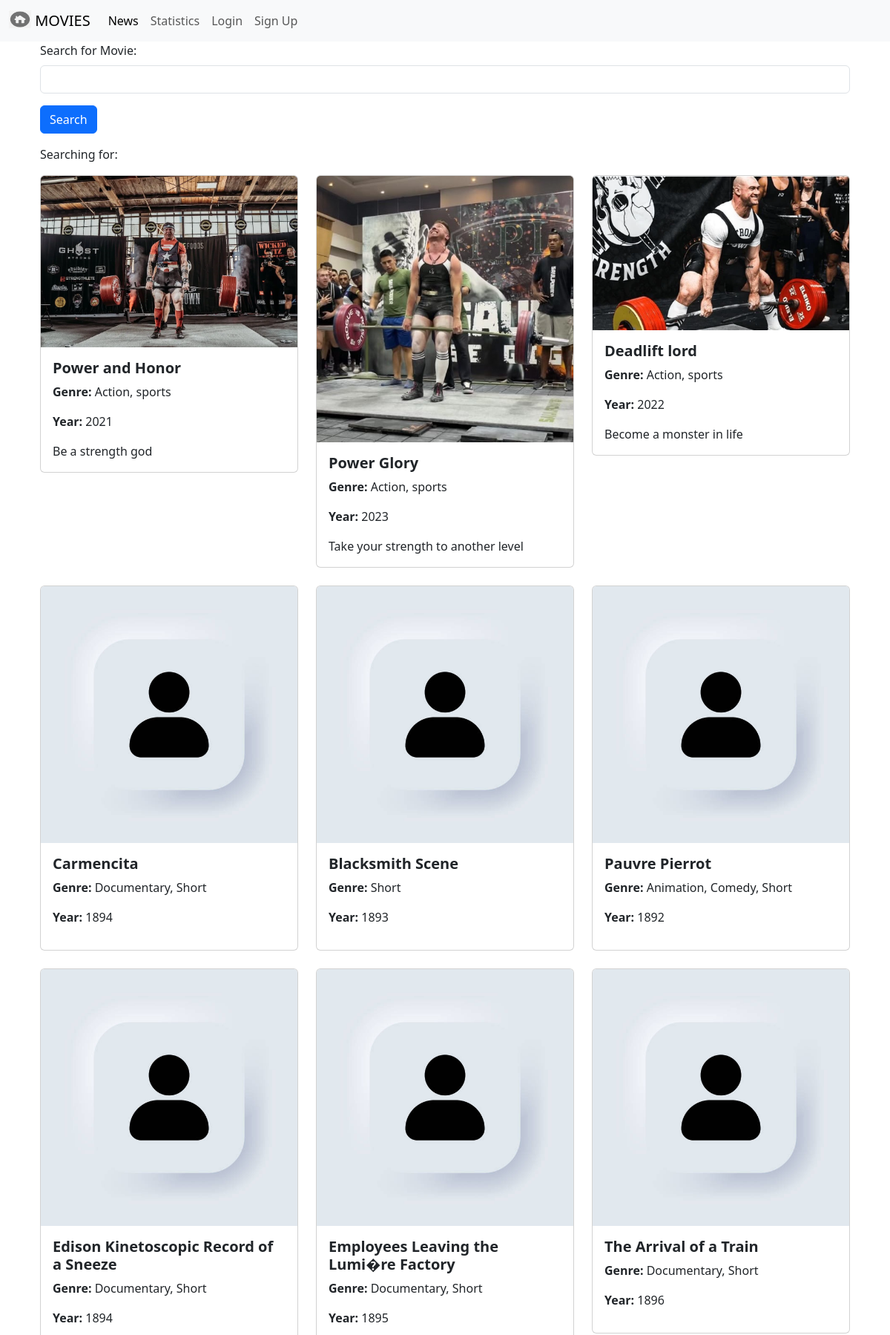
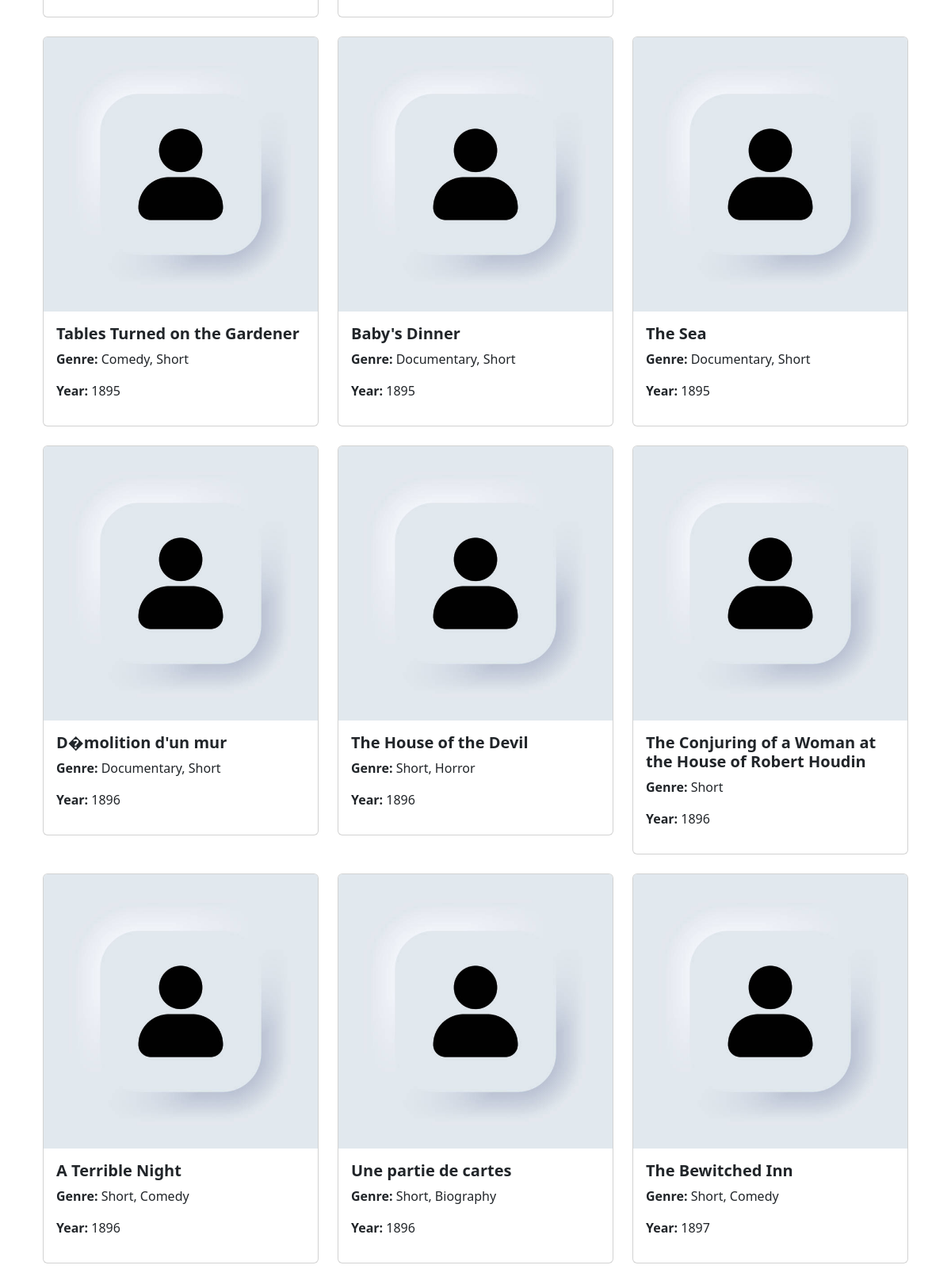
The page / (upper part) on the database its author committed (2 pictures, top to bottom).
### movie/models.py (models this page shows, shortened)
class Movie(models.Model):
    title = models.CharField(max_length=100)
    description = models.CharField(max_length=250)
    image = models.ImageField(upload_to ='movie/images/')
    url = models.URLField(blank=True)
    genre = models.CharField(blank=True, max_length=250)
    year = models.IntegerField(blank=True, null=True)

### movie/views.py (the view)
# urls.py: 2. Add a URL to urlpatterns:  path('', views.home, name='home')
def home(request):
    searchTerm = request.GET.get('searchMovie', '')
    if searchTerm:
        movies = Movie.objects.filter(title__icontains=searchTerm)
    else:
        movies = Movie.objects.all()
    return render(request, 'home.html', {'searchTerm': searchTerm, 'movies': movies})

### movie/templates/home.html (shortened to what this page needs)
{% extends 'base.html' %}
{% block content %}
<body>
    <div class="container">
        <form action="">
            <div class="mb-3">
                <label for="searchMovie" class="form-label">
                    Search for Movie:
                </label>
                <input type="text" class="form-control" name="searchMovie"/>
            </div>
            <button type="submit" class="btn btn-primary">Search</button>
        </form>
        <p>Searching for: {{searchTerm}}</p>
        <div class="row row-cols-1 row-cols-md-3 g-4">
            {% for movie in movies %}
            <div v-for="movie in movies" class="col">
                <div class="card">
                <img src="{{ movie.image.url }}" class="card-img-top" alt="Movie Poster">
                <div class="card-body">
                    <h5 class="card-title fw-bold">{{ movie.title }}</h5>
                    <p class="card-text"><strong>Genre:</strong> {{ movie.genre }}</p>
                    <p class="card-text"><strong>Year:</strong> {{ movie.year }}</p>
                    <p class="card-text">{{ movie.description }}</p>
                </div>
            </div>
        </div>
            {% endfor %}
        </div>
        <br/>
        <br/>
        <br/>
    </div>
</body>
{% endblock content %}

### rows shown on the page
Movie: image (picture), title "Power and Honor", genre "Action, sports", year "2021", description "Be a strength god"
Movie: image (picture), title "Power Glory", genre "Action, sports", year "2023", description "Take your strength to another level"
Movie: image (picture), title "Deadlift lord", genre "Action, sports", year "2022", description "Become a monster in life"
Movie: image (placeholder picture), title "Carmencita", genre "Documentary, Short", year "1894"
Movie: image (placeholder picture), title "Blacksmith Scene", genre "Short", year "1893"
Movie: image (placeholder picture), title "Pauvre Pierrot", genre "Animation, Comedy, Short", year "1892"
Movie: image (placeholder picture), title "Edison Kinetoscopic Record of a Sneeze", genre "Documentary, Short", year "1894"
Movie: image (placeholder picture), title "Employees Leaving the Lumi�re Factory", genre "Documentary, Short", year "1895"
Movie: image (placeholder picture), title "The Arrival of a Train", genre "Documentary, Short", year "1896"
Movie: image (placeholder picture), title "Tables Turned on the Gardener", genre "Comedy, Short", year "1895"
Movie: image (placeholder picture), title "Baby's Dinner", genre "Documentary, Short", year "1895"
Movie: image (placeholder picture), title "The Sea", genre "Documentary, Short", year "1895"
Movie: image (placeholder picture), title "D�molition d'un mur", genre "Documentary, Short", year "1896"
Movie: image (placeholder picture), title "The House of the Devil", genre "Short, Horror", year "1896"
Movie: image (placeholder picture), title "The Conjuring of a Woman at the House of Robert Houdin", genre "Short", year "1896"
Movie: image (placeholder picture), title "A Terrible Night", genre "Short, Comedy", year "1896"
Movie: image (placeholder picture), title "Une partie de cartes", genre "Short, Biography", year "1896"
Movie: image (placeholder picture), title "The Bewitched Inn", genre "Short, Comedy", year "1897"
